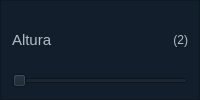
           <widget class="QFrame" name="frame_3">
            <property name="sizePolicy">
             <sizepolicy hsizetype="Minimum" vsizetype="Minimum">
              <horstretch>0</horstretch>
              <verstretch>0</verstretch>
             </sizepolicy>
            </property>
            <property name="minimumSize">
             <size>
              <width>0</width>
              <height>100</height>
             </size>
            </property>
            <property name="palette">
             <palette>
              <active>
               <colorrole role="WindowText">
                <brush brushstyle="SolidPattern">
                 <color alpha="255">
                  <red>255</red>
                  <green>255</green>
                  <blue>255</blue>
                 </color>
                </brush>
               </colorrole>
               <colorrole role="Button">
                <brush brushstyle="SolidPattern">
                 <color alpha="255">
                  <red>19</red>
                  <green>30</green>
                  <blue>44</blue>
                 </color>
                </brush>
               </colorrole>
               <colorrole role="Light">
                <brush brushstyle="SolidPattern">
                 <color alpha="255">
                  <red>28</red>
                  <green>45</green>
                  <blue>66</blue>
                 </color>
                </brush>
               </colorrole>
               <colorrole role="Midlight">
                <brush brushstyle="SolidPattern">
                 <color alpha="255">
                  <red>23</red>
                  <green>37</green>
                  <blue>55</blue>
                 </color>
                </brush>
               </colorrole>
               <colorrole role="Dark">
                <brush brushstyle="SolidPattern">
                 <color alpha="255">
                  <red>9</red>
                  <green>15</green>
                  <blue>22</blue>
                 </color>
                </brush>
               </colorrole>
               <colorrole role="Mid">
                <brush brushstyle="SolidPattern">
                 <color alpha="255">
                  <red>13</red>
                  <green>20</green>
                  <blue>29</blue>
                 </color>
                </brush>
               </colorrole>
               <colorrole role="Text">
                <brush brushstyle="SolidPattern">
                 <color alpha="255">
                  <red>255</red>
                  <green>255</green>
                  <blue>255</blue>
                 </color>
                </brush>
               </colorrole>
               <colorrole role="BrightText">
                <brush brushstyle="SolidPattern">
                 <color alpha="255">
                  <red>255</red>
                  <green>255</green>
                  <blue>255</blue>
                 </color>
                </brush>
               </colorrole>
               <colorrole role="ButtonText">
                <brush brushstyle="SolidPattern">
                 <color alpha="255">
                  <red>255</red>
                  <green>255</green>
                  <blue>255</blue>
                 </color>
                </brush>
               </colorrole>
               <colorrole role="Base">
                <brush brushstyle="SolidPattern">
                 <color alpha="255">
                  <red>19</red>
                  <green>30</green>
                  <blue>44</blue>
                 </color>
                </brush>
               </colorrole>
               <colorrole role="Window">
                <brush brushstyle="SolidPattern">
                 <color alpha="255">
                  <red>19</red>
                  <green>30</green>
                  <blue>44</blue>
                 </color>
                </brush>
               </colorrole>
               <colorrole role="Shadow">
                <brush brushstyle="SolidPattern">
                 <color alpha="255">
                  <red>0</red>
                  <green>0</green>
                  <blue>0</blue>
                 </color>
                </brush>
               </colorrole>
               <colorrole role="AlternateBase">
                <brush brushstyle="SolidPattern">
                 <color alpha="255">
                  <red>9</red>
                  <green>15</green>
                  <blue>22</blue>
                 </color>
                </brush>
               </colorrole>
               <colorrole role="ToolTipBase">
                <brush brushstyle="SolidPattern">
                 <color alpha="255">
                  <red>255</red>
                  <green>255</green>
                  <blue>220</blue>
                 </color>
                </brush>
               </colorrole>
               <colorrole role="ToolTipText">
                <brush brushstyle="SolidPattern">
                 <color alpha="255">
                  <red>0</red>
                  <green>0</green>
                  <blue>0</blue>
                 </color>
                </brush>
               </colorrole>
               <colorrole role="PlaceholderText">
                <brush brushstyle="SolidPattern">
                 <color alpha="127">
                  <red>255</red>
                  <green>255</green>
                  <blue>255</blue>
                 </color>
                </brush>
               </colorrole>
               <colorrole role="Accent">
                <brush brushstyle="SolidPattern">
                 <color alpha="255">
                  <red>0</red>
                  <green>0</green>
                  <blue>0</blue>
                 </color>
                </brush>
               </colorrole>
              </active>
              <inactive>
               <colorrole role="WindowText">
                <brush brushstyle="SolidPattern">
                 <color alpha="255">
                  <red>255</red>
                  <green>255</green>
                  <blue>255</blue>
                 </color>
                </brush>
               </colorrole>
               <colorrole role="Button">
                <brush brushstyle="SolidPattern">
                 <color alpha="255">
                  <red>19</red>
                  <green>30</green>
                  <blue>44</blue>
                 </color>
                </brush>
               </colorrole>
               <colorrole role="Light">
                <brush brushstyle="SolidPattern">
                 <color alpha="255">
                  <red>28</red>
                  <green>45</green>
                  <blue>66</blue>
                 </color>
                </brush>
               </colorrole>
               <colorrole role="Midlight">
                <brush brushstyle="SolidPattern">
                 <color alpha="255">
                  <red>23</red>
                  <green>37</green>
                  <blue>55</blue>
                 </color>
                </brush>
               </colorrole>
               <colorrole role="Dark">
                <brush brushstyle="SolidPattern">
                 <color alpha="255">
                  <red>9</red>
                  <green>15</green>
                  <blue>22</blue>
                 </color>
                </brush>
               </colorrole>
               <colorrole role="Mid">
                <brush brushstyle="SolidPattern">
                 <color alpha="255">
                  <red>13</red>
                  <green>20</green>
                  <blue>29</blue>
                 </color>
                </brush>
               </colorrole>
               <colorrole role="Text">
                <brush brushstyle="SolidPattern">
                 <color alpha="255">
                  <red>255</red>
                  <green>255</green>
                  <blue>255</blue>
                 </color>
                </brush>
               </colorrole>
               <colorrole role="BrightText">
                <brush brushstyle="SolidPattern">
                 <color alpha="255">
                  <red>255</red>
                  <green>255</green>
                  <blue>255</blue>
                 </color>
                </brush>
               </colorrole>
               <colorrole role="ButtonText">
                <brush brushstyle="SolidPattern">
                 <color alpha="255">
                  <red>255</red>
                  <green>255</green>
                  <blue>255</blue>
                 </color>
                </brush>
               </colorrole>
               <colorrole role="Base">
                <brush brushstyle="SolidPattern">
                 <color alpha="255">
                  <red>19</red>
                  <green>30</green>
                  <blue>44</blue>
                 </color>
                </brush>
               </colorrole>
               <colorrole role="Window">
                <brush brushstyle="SolidPattern">
                 <color alpha="255">
                  <red>19</red>
                  <green>30</green>
                  <blue>44</blue>
                 </color>
                </brush>
               </colorrole>
               <colorrole role="Shadow">
                <brush brushstyle="SolidPattern">
                 <color alpha="255">
                  <red>0</red>
                  <green>0</green>
                  <blue>0</blue>
                 </color>
                </brush>
               </colorrole>
               <colorrole role="AlternateBase">
                <brush brushstyle="SolidPattern">
                 <color alpha="255">
                  <red>9</red>
                  <green>15</green>
                  <blue>22</blue>
                 </color>
                </brush>
               </colorrole>
               <colorrole role="ToolTipBase">
                <brush brushstyle="SolidPattern">
                 <color alpha="255">
                  <red>255</red>
                  <green>255</green>
                  <blue>220</blue>
                 </color>
                </brush>
               </colorrole>
               <colorrole role="ToolTipText">
                <brush brushstyle="SolidPattern">
                 <color alpha="255">
                  <red>0</red>
                  <green>0</green>
                  <blue>0</blue>
                 </color>
                </brush>
               </colorrole>
               <colorrole role="PlaceholderText">
                <brush brushstyle="SolidPattern">
                 <color alpha="127">
                  <red>255</red>
                  <green>255</green>
                  <blue>255</blue>
                 </color>
                </brush>
               </colorrole>
               <colorrole role="Accent">
                <brush brushstyle="SolidPattern">
                 <color alpha="255">
                  <red>0</red>
                  <green>0</green>
                  <blue>0</blue>
                 </color>
                </brush>
               </colorrole>
              </inactive>
              <disabled>
               <colorrole role="WindowText">
                <brush brushstyle="SolidPattern">
                 <color alpha="255">
                  <red>9</red>
                  <green>15</green>
                  <blue>22</blue>
                 </color>
                </brush>
               </colorrole>
               <colorrole role="Button">
                <brush brushstyle="SolidPattern">
                 <color alpha="255">
                  <red>19</red>
                  <green>30</green>
                  <blue>44</blue>
                 </color>
                </brush>
               </colorrole>
               <colorrole role="Light">
                <brush brushstyle="SolidPattern">
                 <color alpha="255">
                  <red>28</red>
                  <green>45</green>
                  <blue>66</blue>
                 </color>
                </brush>
               </colorrole>
               <colorrole role="Midlight">
                <brush brushstyle="SolidPattern">
                 <color alpha="255">
                  <red>23</red>
                  <green>37</green>
                  <blue>55</blue>
                 </color>
                </brush>
               </colorrole>
               <colorrole role="Dark">
                <brush brushstyle="SolidPattern">
                 <color alpha="255">
                  <red>9</red>
                  <green>15</green>
                  <blue>22</blue>
                 </color>
                </brush>
               </colorrole>
               <colorrole role="Mid">
                <brush brushstyle="SolidPattern">
                 <color alpha="255">
                  <red>13</red>
                  <green>20</green>
                  <blue>29</blue>
                 </color>
                </brush>
               </colorrole>
               <colorrole role="Text">
                <brush brushstyle="SolidPattern">
                 <color alpha="255">
                  <red>9</red>
                  <green>15</green>
                  <blue>22</blue>
                 </color>
                </brush>
               </colorrole>
               <colorrole role="BrightText">
                <brush brushstyle="SolidPattern">
                 <color alpha="255">
                  <red>255</red>
                  <green>255</green>
                  <blue>255</blue>
                 </color>
                </brush>
               </colorrole>
               <colorrole role="ButtonText">
                <brush brushstyle="SolidPattern">
                 <color alpha="255">
                  <red>9</red>
                  <green>15</green>
                  <blue>22</blue>
                 </color>
                </brush>
               </colorrole>
               <colorrole role="Base">
                <brush brushstyle="SolidPattern">
                 <color alpha="255">
                  <red>19</red>
                  <green>30</green>
                  <blue>44</blue>
                 </color>
                </brush>
               </colorrole>
               <colorrole role="Window">
                <brush brushstyle="SolidPattern">
                 <color alpha="255">
                  <red>19</red>
                  <green>30</green>
                  <blue>44</blue>
                 </color>
                </brush>
               </colorrole>
               <colorrole role="Shadow">
                <brush brushstyle="SolidPattern">
                 <color alpha="255">
                  <red>0</red>
                  <green>0</green>
                  <blue>0</blue>
                 </color>
                </brush>
               </colorrole>
               <colorrole role="AlternateBase">
                <brush brushstyle="SolidPattern">
                 <color alpha="255">
                  <red>19</red>
                  <green>30</green>
                  <blue>44</blue>
                 </color>
                </brush>
               </colorrole>
               <colorrole role="ToolTipBase">
                <brush brushstyle="SolidPattern">
                 <color alpha="255">
                  <red>255</red>
                  <green>255</green>
                  <blue>220</blue>
                 </color>
                </brush>
               </colorrole>
               <colorrole role="ToolTipText">
                <brush brushstyle="SolidPattern">
                 <color alpha="255">
                  <red>0</red>
                  <green>0</green>
                  <blue>0</blue>
                 </color>
                </brush>
               </colorrole>
               <colorrole role="PlaceholderText">
                <brush brushstyle="SolidPattern">
                 <color alpha="127">
                  <red>9</red>
                  <green>15</green>
                  <blue>22</blue>
                 </color>
                </brush>
               </colorrole>
               <colorrole role="Accent">
                <brush brushstyle="SolidPattern">
                 <color alpha="255">
                  <red>13</red>
                  <green>21</green>
                  <blue>31</blue>
                 </color>
                </brush>
               </colorrole>
              </disabled>
             </palette>
            </property>
            <property name="frameShape">
             <enum>QFrame::Shape::StyledPanel</enum>
            </property>
            <property name="frameShadow">
             <enum>QFrame::Shadow::Raised</enum>
            </property>
            <layout class="QGridLayout" name="gridLayout_5">
             <item row="0" column="0">
              <widget class="QLabel" name="label_3">
               <property name="palette">
                <palette>
                 <active>
                  <colorrole role="WindowText">
                   <brush brushstyle="SolidPattern">
                    <color alpha="255">
                     <red>176</red>
                     <green>190</green>
                     <blue>197</blue>
                    </color>
                   </brush>
                  </colorrole>
                 </active>
                 <inactive>
                  <colorrole role="WindowText">
                   <brush brushstyle="SolidPattern">
                    <color alpha="255">
                     <red>176</red>
                     <green>190</green>
                     <blue>197</blue>
                    </color>
                   </brush>
                  </colorrole>
                 </inactive>
                 <disabled/>
                </palette>
               </property>
               <property name="font">
                <font>
                 <pointsize>11</pointsize>
                </font>
               </property>
               <property name="text">
                <string>Altura</string>
               </property>
              </widget>
             </item>
             <item row="0" column="2">
              <widget class="QLabel" name="lblSlidY">
               <property name="palette">
                <palette>
                 <active>
                  <colorrole role="WindowText">
                   <brush brushstyle="SolidPattern">
                    <color alpha="255">
                     <red>176</red>
                     <green>190</green>
                     <blue>197</blue>
                    </color>
                   </brush>
                  </colorrole>
                 </active>
                 <inactive>
                  <colorrole role="WindowText">
                   <brush brushstyle="SolidPattern">
                    <color alpha="255">
                     <red>176</red>
                     <green>190</green>
                     <blue>197</blue>
                    </color>
                   </brush>
                  </colorrole>
                 </inactive>
                 <disabled/>
                </palette>
               </property>
               <property name="text">
                <string>(2)</string>
               </property>
               <property name="alignment">
                <set>Qt::AlignmentFlag::AlignRight|Qt::AlignmentFlag::AlignTrailing|Qt::AlignmentFlag::AlignVCenter</set>
               </property>
              </widget>
             </item>
             <item row="1" column="0" colspan="3">
              <widget class="QSlider" name="slidY">
               <property name="minimum">
                <number>2</number>
               </property>
               <property name="maximum">
                <number>128</number>
               </property>
               <property name="orientation">
                <enum>Qt::Orientation::Horizontal</enum>
               </property>
              </widget>
             </item>
            </layout>
           </widget>
